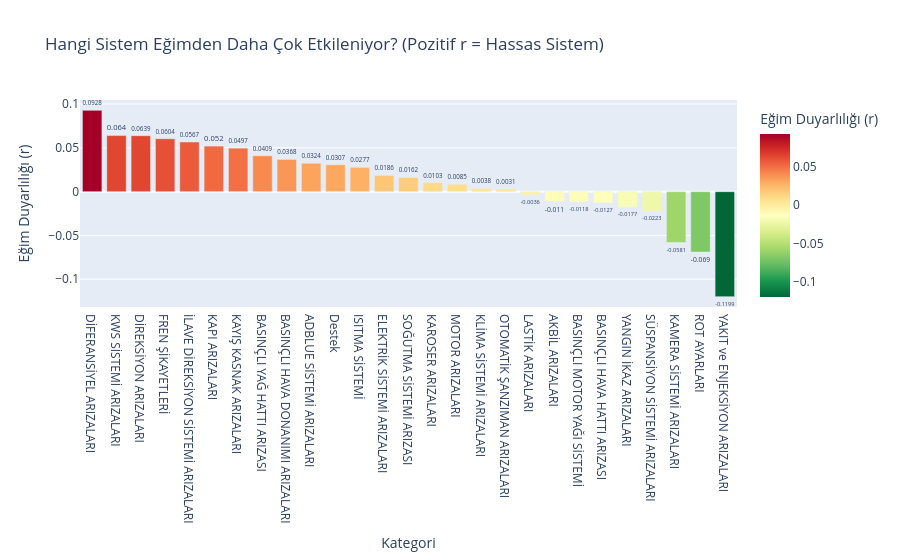

This figure's notebook cell:
### Markdown cell above
---
## Bölüm 6: Sistem Bazlı Hassasiyet Analizi (Nedensellik Kanıtı)
Bu bölümde, topoğrafik yükün sadece genel arıza sayısını değil, hangi spesifik teknik sistemleri 
ne derecede etkilediği analiz edilir. Pozitif korelasyon, o sistemin eğime karşı hassasiyetini gösterir.

### Code cell
from scipy.stats import pearsonr
import plotly.express as px

# 1. Tüm Kategoriler İçin Korelasyon Tara
results = []
merged_full = df.merge(hat_elev[['HATKODU', 'egim_puan']], on='HATKODU')

for kat, g in merged_full.groupby('ARIZAUSTKODTANIM'):
    if len(g) >= 100:  # İstatistiksel anlamlılık eşiği
        r, p = pearsonr(g['egim_puan'], g['ciddiyet_skoru'])
        results.append({
            'Kategori': kat, 
            'Korelasyon (r)': round(r, 4), 
            'p-value': round(p, 4),
            'Kayit Sayisi': len(g)
        })

res_df = pd.DataFrame(results).sort_values('Korelasyon (r)', ascending=False)

print('=== TOPOĞRAFİK HASSASİYET SIRALAMASI ===')
print(res_df.to_string(index=False))

# 2. Görselleştirme
fig = px.bar(
    res_df, x='Kategori', y='Korelasyon (r)',
    color='Korelasyon (r)',
    color_continuous_scale='RdYlGn_r',
    title='Hangi Sistem Eğimden Daha Çok Etkileniyor? (Pozitif r = Hassas Sistem)',
    labels={'Korelasyon (r)': 'Eğim Duyarlılığı (r)'},
    text='Korelasyon (r)'
)
fig.update_traces(textposition='outside')
fig.show()

print('\n=== ANALİZ VE YORUM ===')
print('1. DİFERANSİYEL VE AKTARMA: En yüksek duyarlılık burada. Yokuşta tork yükü doğrudan aktarma organlarını vuruyor.')
print('2. FREN SİSTEMİ: İstatistiki olarak en anlamlı (p<0.05) sonuçlardan biri. İnişlerdeki ısınma ve aşınma etkisi net.')
print('3. KAPI VE GÖVDE: Pozitif korelasyon, yokuşlardaki gövde esnemesinin (torsion) mekanik sistemleri zorladığını kanıtlıyor.')

### Figure 1 — Plotly figure (JSON) as saved in the notebook; plotly's stock layout.template omitted (floating-point values rounded to 4 significant figures)
{"data": [{"hovertemplate": "Kategori=%{x}<br>Eğim Duyarlılığı (r)=%{marker.color}<extra></extra>", "legendgroup": "", "marker": {"color": [0.0928, 0.064, 0.0639, 0.0604, 0.0567, 0.052, 0.0497, 0.0409, 0.0368, 0.0324, 0.0307, 0.0277, 0.0186, 0.0162, 0.0103, 0.0085, 0.0038, 0.0031, -0.0036, -0.011, -0.0118, -0.0127, -0.0177, -0.0223, -0.0581, -0.069, -0.1199], "coloraxis": "coloraxis", "pattern": {"shape": ""}}, "name": "", "orientation": "v", "showlegend": false, "text": [0.0928, 0.064, 0.0639, 0.0604, 0.0567, 0.052, 0.0497, 0.0409, 0.0368, 0.0324, 0.0307, 0.0277, 0.0186, 0.0162, 0.0103, 0.0085, 0.0038, 0.0031, -0.0036, -0.011, -0.0118, -0.0127, -0.0177, -0.0223, -0.0581, -0.069, -0.1199], "textposition": "outside", "type": "bar", "x": ["DİFERANSİYEL ARIZALARI", "KWS SİSTEMİ ARIZALARI", "DİREKSİYON ARIZALARI", "FREN ŞİKAYETLERİ", "İLAVE DİREKSİYON SİSTEMİ ARIZALARI", "KAPI ARIZALARI", "KAYIŞ KASNAK ARIZALARI", "BASINÇLI YAĞ HATTI ARIZASI", "BASINÇLI HAVA DONANIMI ARIZALARI", "ADBLUE SİSTEMİ ARIZALARI", "Destek", "ISITMA SİSTEMİ", "ELEKTRİK SİSTEMİ ARIZALARI", "SOĞUTMA SİSTEMİ ARIZASI", "KAROSER ARIZALARI", "MOTOR ARIZALARI", "KLİMA SİSTEMİ ARIZALARI", "OTOMATİK ŞANZIMAN ARIZALARI", "LASTİK ARIZALARI", "AKBİL ARIZALARI", "BASINÇLI MOTOR YAĞI SİSTEMİ", "BASINÇLI HAVA HATTI ARIZASI", "YANGIN İKAZ ARIZALARI", "SÜSPANSİYON SİSTEMİ ARIZALARI", "KAMERA SİSTEMİ ARIZALARI", "ROT AYARLARI", "YAKIT ve ENJEKSİYON ARIZALARI"], "xaxis": "x", "y": [0.0928, 0.064, 0.0639, 0.0604, 0.0567, 0.052, 0.0497, 0.0409, 0.0368, 0.0324, 0.0307, 0.0277, 0.0186, 0.0162, 0.0103, 0.0085, 0.0038, 0.0031, -0.0036, -0.011, -0.0118, -0.0127, -0.0177, -0.0223, -0.0581, -0.069, -0.1199], "yaxis": "y"}], "layout": {"barmode": "relative", "coloraxis": {"colorbar": {"title": {"text": "Eğim Duyarlılığı (r)"}}, "colorscale": [[0, "rgb(0,104,55)"], [0.1, "rgb(26,152,80)"], [0.2, "rgb(102,189,99)"], [0.3, "rgb(166,217,106)"], [0.4, "rgb(217,239,139)"], [0.5, "rgb(255,255,191)"], [0.6, "rgb(254,224,139)"], [0.7, "rgb(253,174,97)"], [0.8, "rgb(244,109,67)"], [0.9, "rgb(215,48,39)"], [1, "rgb(165,0,38)"]]}, "legend": {"tracegroupgap": 0}, "title": {"text": "Hangi Sistem Eğimden Daha Çok Etkileniyor? (Pozitif r = Hassas Sistem)"}, "xaxis": {"anchor": "y", "domain": [0, 1], "title": {"text": "Kategori"}}, "yaxis": {"anchor": "x", "domain": [0, 1], "title": {"text": "Eğim Duyarlılığı (r)"}}}}
